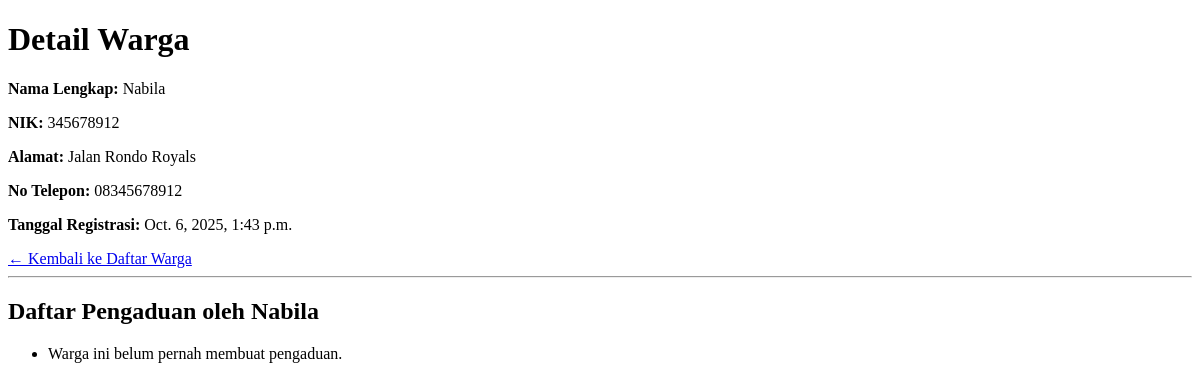
The app's page /warga/3/, older data.
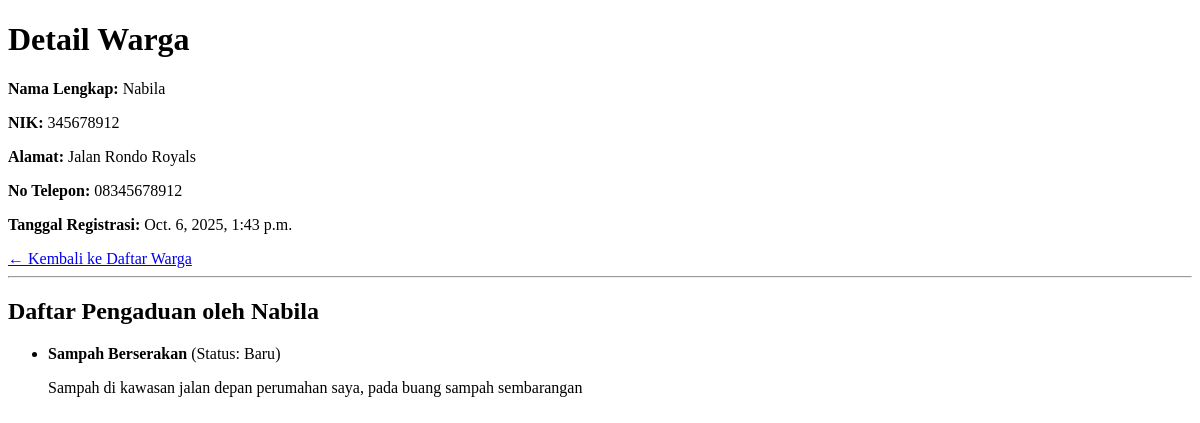
The same page, newer data.
### warga/models.py (models this page shows, shortened)
class Pengaduan(models.Model):
    STATUS_CHOICES = [
        ('BARU', 'Baru'),
        ('DIPROSES', 'Diproses'),
        ('SELESAI', 'Selesai'),
    ]
    judul = models.CharField(max_length=200)
    deskripsi = models.TextField()
    status = models.CharField(max_length=10, choices=STATUS_CHOICES, default='BARU')
    tanggal_lapor = models.DateTimeField(auto_now_add=True)
    pelapor = models.ForeignKey(Warga, on_delete=models.CASCADE, related_name='pengaduan')

### warga/views.py (the view)
# urls.py: path('<int:pk>/', WargaDetailView.as_view(), name='warga-detail'),
class WargaDetailView(DetailView):
    model = Warga

### warga/templates/warga/warga_detail.html (shortened to what this page needs)
<!DOCTYPE html>
<html>
<head>
</head>
<body>
    <h1>Detail Warga</h1>
    <p><strong>Nama Lengkap:</strong> {{ object.nama_lengkap }}</p>
    <p><strong>NIK:</strong> {{ object.nik }}</p>
    <p><strong>Alamat:</strong> {{ object.alamat }}</p>
    <p><strong>No Telepon:</strong> {{ object.no_telepon }}</p>
    <p><strong>Tanggal Registrasi:</strong> {{ object.tanggal_registrasi }}</p>
    <a href="{% url 'warga-list' %}">← Kembali ke Daftar Warga</a>
    <hr>
    <h2>Daftar Pengaduan oleh {{ object.nama_lengkap }}</h2>
    <ul>
        {% for aduan in object.pengaduan.all %}
            <li>
                <strong>{{ aduan.judul }}</strong> (Status: {{ aduan.get_status_display }})
                <p>{{ aduan.deskripsi }}</p>
            </li>
        {% empty %}
            <li>Warga ini belum pernah membuat pengaduan.</li>
        {% endfor %}
    </ul>
</body>
</html>

Row changes from the older to the newer data that the page shows:
added Pengaduan: judul "Sampah Berserakan", status "Baru", deskripsi "Sampah di kawasan jalan depan perumahan saya, pada buang sampah sembarangan"
Text that changed along with them:
text no longer shown: "Warga ini belum pernah membuat pengaduan."
